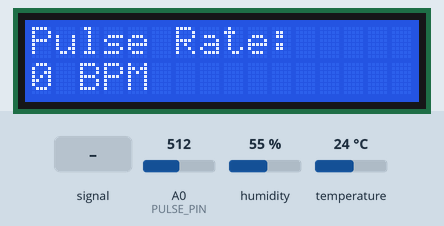
Bench run of a sketch on a simulated Arduino Uno, built with avr-gcc and run on an emulated ATmega328P. Parts: 16×2 character LCD. Inputs (shaded band) come from the test bench; at power-on: humidity 55 %, temperature 24 °C, A0 (PULSE_PIN) = 512. What the sketch prints to the serial monitor is not drawn.

Above: at 3.2 s.
3.3 s: A0 (PULSE_PIN) fed a 200 Hz sine of ±81 counts around its level
At 9.4 s:
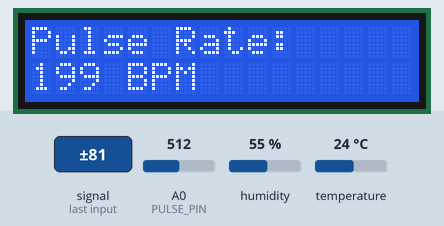
12.3 s: humidity set to 22 %
At 19.0 s:
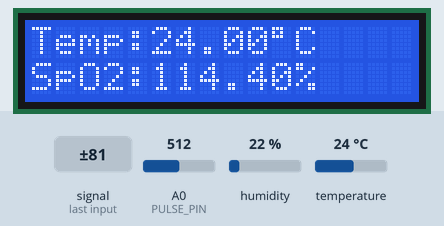
21.3 s: temperature set to 12 °C
At 24.9 s:
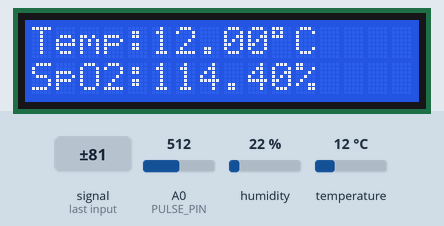
28.5 s: A0 (PULSE_PIN) fed a 2 Hz sine of ±306 counts around its level
At 34.0 s:
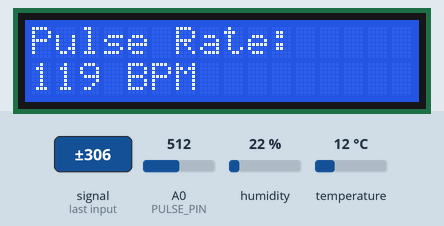
37.5 s: humidity set to 40 %
At 42.4 s:
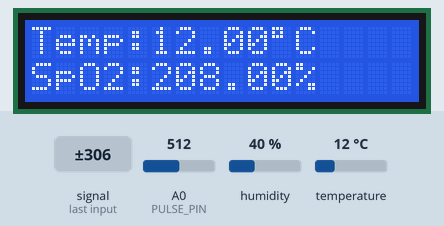
Timing chart, 0 to 43.9 s (numbered marks = the images above; inputs shaded):
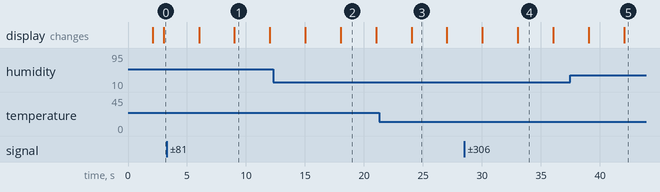

Measured:
- after the input at 3.3 s, the display: first differs from a run without the input after 5.7 s (image 1)
- after the input at 37.5 s, the display: first differs from a run without the input after 4.5 s (image 5)
- what the display in image 1 shows lasts 3.0 s, from 9.0 s to 12.0 s

The sketch:

HEALTH_MONITRING_USING_DHT_PULSE.ino
```cpp
#include <Wire.h>
#include <LiquidCrystal_I2C.h>
#include <DHT.h>

// ======================
// DHT11 Setup
// ======================
#define DHTPIN 2
#define DHTTYPE DHT11
DHT dht(DHTPIN, DHTTYPE);

// ======================
// Pulse Sensor Setup
// ======================
#define PULSE_PIN A0

int pulseValue = 0;
int threshold = 550;   // adjust after testing
int bpm = 0;

unsigned long lastBeatTime = 0;
unsigned long interval = 0;

// ======================
// LCD Setup
// ======================
LiquidCrystal_I2C lcd(0x27, 16, 2);

// ======================
// Variables
// ======================
float temperature = 0;
float humidity = 0;

unsigned long lastRead = 0;
unsigned long lastDisplay = 0;
int page = 0;

void setup() {
  Serial.begin(9600);

  lcd.init();
  lcd.backlight();

  dht.begin();

  lcd.setCursor(0, 0);
  lcd.print("Health Monitor");
  lcd.setCursor(0, 1);
  lcd.print("Starting...");
  delay(2000);

  lcd.clear();
}

void loop() {

  // ======================
  // Pulse Sensor Reading
  // ======================
  pulseValue = analogRead(PULSE_PIN);

  if (pulseValue > threshold) {
    if (millis() - lastBeatTime > 300) { // debounce
      interval = millis() - lastBeatTime;
      lastBeatTime = millis();
      bpm = 60000 / interval;
    }
  }

  // ======================
  // Read DHT11 every 2 sec
  // ======================
  if (millis() - lastRead > 2000) {
    lastRead = millis();

    temperature = dht.readTemperature();
    humidity = dht.readHumidity();

    Serial.println("------ Data ------");
    Serial.print("Temp: ");
    Serial.println(temperature);

    Serial.print("SpO2: ");
    Serial.println(humidity*4.95);

    Serial.print("Pulse: ");
    Serial.println(bpm);
  }

  // ======================
  // LCD Display Change
  // ======================
  if (millis() - lastDisplay > 3000) {
    lastDisplay = millis();

    page++;
    if (page > 1) page = 0;

    lcd.clear();

    if (page == 0) {
      lcd.setCursor(0, 0);
      lcd.print("Temp:");
      lcd.print(temperature);
      lcd.print((char)223);
      lcd.print("C");

      lcd.setCursor(0, 1);
      lcd.print("SpO2:");
      lcd.print(humidity*5.2);
      lcd.print("%");
    }
    else if (page == 1) {
      lcd.setCursor(0, 0);
      lcd.print("Pulse Rate:");

      lcd.setCursor(0, 1);
      lcd.print(bpm);
      lcd.print(" BPM");
    }
  }
}
```
